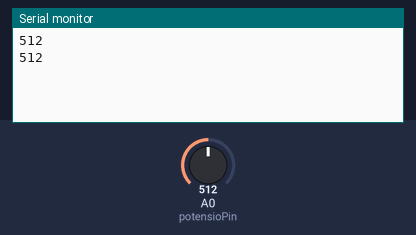
Simulated run of this sketch. Board: Arduino Uno, built with avr-gcc and run on an emulated ATmega328P. Shown: the last lines printed to the serial monitor. Inputs (shaded band) come from the test bench; at power-on: A0 (potensioPin) = 512.

Above: at 1.8 s.
1.9 s: A0 (potensioPin) set to 716
At 2.8 s:
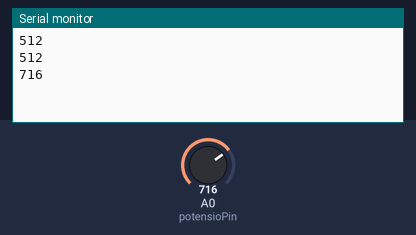
3.4 s: A0 (potensioPin) set to 900
At 4.8 s:
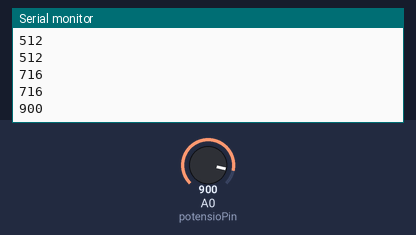
Timing chart, 0 to 6.4 s (numbered marks = the images above; inputs shaded):
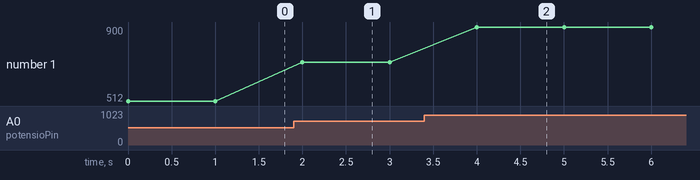

The sketch:

Potensio.ino
```cpp
/*********************************
 * Analog Sensor : Potensiometer
 * Sensor : Potensio
 * Board  : Arduino UNO
 * Output : Serial (9600)
 * Analog : A0, A1, A2, A3, A4, A5
 * Recommended pin use: A0
 *********************************/

// pilih salah satu pin untuk koneksi sensor
int potensioPin = A0;
// int potensioPin = A1;
// int potensioPin = A2;
// int potensioPin = A3;
// int potensioPin = A4;
// int potensioPin = A5;

int potensioValue = 0; // potensio value

void setup()
{
  Serial.begin(9600);
}

void loop()
{
  potensioValue = analogRead(potensioPin); // baca potensio value
  Serial.println(potensioValue);           // tampilkan ke serial monitor
  delay(1000);
}
```

Measured:
- after the input at 1.9 s, the serial monitor: prints a new line after 0.10 s (image 1)
- after the input at 3.4 s, the serial monitor: prints a new line after 0.60 s (image 2)
- plotted number 1: 512 → 716 after the input at 1.9 s, 716 → 900 after the input at 3.4 s
